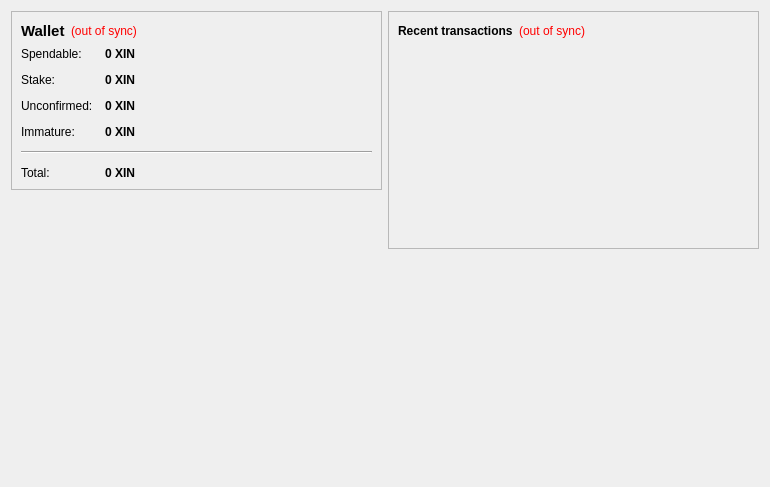
<?xml version="1.0" encoding="UTF-8"?>
<ui version="4.0">
 <class>OverviewPage</class>
 <widget class="QWidget" name="OverviewPage">
  <property name="geometry">
   <rect>
    <x>0</x>
    <y>0</y>
    <width>770</width>
    <height>487</height>
   </rect>
  </property>
  <property name="windowTitle">
   <string>Form</string>
  </property>
  <layout class="QHBoxLayout" name="horizontalLayout" stretch="1,1">
   <item>
    <layout class="QVBoxLayout" name="verticalLayout_2">
     <item>
      <widget class="QFrame" name="frame">
       <property name="frameShape">
        <enum>QFrame::StyledPanel</enum>
       </property>
       <property name="frameShadow">
        <enum>QFrame::Raised</enum>
       </property>
       <layout class="QVBoxLayout" name="verticalLayout_4">
        <item>
         <layout class="QHBoxLayout" name="horizontalLayout_4">
          <item>
           <widget class="QLabel" name="label_5">
            <property name="font">
             <font>
              <pointsize>11</pointsize>
              <weight>75</weight>
              <bold>true</bold>
             </font>
            </property>
            <property name="text">
             <string>Wallet</string>
            </property>
           </widget>
          </item>
          <item>
           <widget class="QLabel" name="labelWalletStatus">
            <property name="toolTip">
             <string>The displayed information may be out of date. Your wallet automatically synchronizes with the icoin network after a connection is established, but this process has not completed yet.</string>
            </property>
            <property name="styleSheet">
             <string notr="true">QLabel { color: red; }</string>
            </property>
            <property name="text">
             <string notr="true">(out of sync)</string>
            </property>
            <property name="alignment">
             <set>Qt::AlignLeading|Qt::AlignLeft|Qt::AlignVCenter</set>
            </property>
           </widget>
          </item>
          <item>
           <spacer name="horizontalSpacer_2">
            <property name="orientation">
             <enum>Qt::Horizontal</enum>
            </property>
            <property name="sizeHint" stdset="0">
             <size>
              <width>40</width>
              <height>20</height>
             </size>
            </property>
           </spacer>
          </item>
         </layout>
        </item>
        <item>
         <layout class="QFormLayout" name="formLayout_2">
          <property name="fieldGrowthPolicy">
           <enum>QFormLayout::AllNonFixedFieldsGrow</enum>
          </property>
          <property name="horizontalSpacing">
           <number>12</number>
          </property>
          <property name="verticalSpacing">
           <number>12</number>
          </property>
          <item row="0" column="0">
           <widget class="QLabel" name="label">
            <property name="text">
             <string>Spendable:</string>
            </property>
           </widget>
          </item>
          <item row="0" column="1">
           <widget class="QLabel" name="labelBalance">
            <property name="font">
             <font>
              <weight>75</weight>
              <bold>true</bold>
             </font>
            </property>
            <property name="cursor">
             <cursorShape>IBeamCursor</cursorShape>
            </property>
            <property name="toolTip">
             <string>Your current spendable balance</string>
            </property>
            <property name="text">
             <string notr="true">0 XIN</string>
            </property>
            <property name="textInteractionFlags">
             <set>Qt::LinksAccessibleByMouse|Qt::TextSelectableByKeyboard|Qt::TextSelectableByMouse</set>
            </property>
           </widget>
          </item>
          <item row="1" column="0">
           <widget class="QLabel" name="label_6">
            <property name="text">
             <string>Stake:</string>
            </property>
           </widget>
          </item>
          <item row="1" column="1">
           <widget class="QLabel" name="labelStake">
            <property name="font">
             <font>
              <weight>75</weight>
              <bold>true</bold>
             </font>
            </property>
            <property name="cursor">
             <cursorShape>IBeamCursor</cursorShape>
            </property>
            <property name="toolTip">
             <string>Total of coins that was staked, and do not yet count toward the current balance</string>
            </property>
            <property name="text">
             <string notr="true">0 XIN</string>
            </property>
            <property name="textInteractionFlags">
             <set>Qt::LinksAccessibleByMouse|Qt::TextSelectableByKeyboard|Qt::TextSelectableByMouse</set>
            </property>
           </widget>
          </item>
          <item row="2" column="0">
           <widget class="QLabel" name="label_3">
            <property name="text">
             <string>Unconfirmed:</string>
            </property>
           </widget>
          </item>
          <item row="2" column="1">
           <widget class="QLabel" name="labelUnconfirmed">
            <property name="font">
             <font>
              <weight>75</weight>
              <bold>true</bold>
             </font>
            </property>
            <property name="cursor">
             <cursorShape>IBeamCursor</cursorShape>
            </property>
            <property name="toolTip">
             <string>Total of transactions that have yet to be confirmed, and do not yet count toward the current balance</string>
            </property>
            <property name="text">
             <string notr="true">0 XIN</string>
            </property>
            <property name="textInteractionFlags">
             <set>Qt::LinksAccessibleByMouse|Qt::TextSelectableByKeyboard|Qt::TextSelectableByMouse</set>
            </property>
           </widget>
          </item>
          <item row="3" column="0">
           <widget class="QLabel" name="labelImmatureText">
            <property name="text">
             <string>Immature:</string>
            </property>
           </widget>
          </item>
          <item row="3" column="1">
           <widget class="QLabel" name="labelImmature">
            <property name="font">
             <font>
              <weight>75</weight>
              <bold>true</bold>
             </font>
            </property>
            <property name="toolTip">
             <string>Mined balance that has not yet matured</string>
            </property>
            <property name="text">
             <string notr="true">0 XIN</string>
            </property>
            <property name="textInteractionFlags">
             <set>Qt::LinksAccessibleByMouse|Qt::TextSelectableByKeyboard|Qt::TextSelectableByMouse</set>
            </property>
           </widget>
          </item>
          <item row="4" column="0" colspan="2">
           <widget class="Line" name="line">
            <property name="orientation">
             <enum>Qt::Horizontal</enum>
            </property>
           </widget>
          </item>
          <item row="5" column="0">
           <widget class="QLabel" name="labelTotalText">
            <property name="text">
             <string>Total:</string>
            </property>
           </widget>
          </item>
          <item row="5" column="1">
           <widget class="QLabel" name="labelTotal">
            <property name="font">
             <font>
              <weight>75</weight>
              <bold>true</bold>
             </font>
            </property>
            <property name="cursor">
             <cursorShape>IBeamCursor</cursorShape>
            </property>
            <property name="toolTip">
             <string>Your current total balance</string>
            </property>
            <property name="text">
             <string notr="true">0 XIN</string>
            </property>
            <property name="textInteractionFlags">
             <set>Qt::LinksAccessibleByMouse|Qt::TextSelectableByKeyboard|Qt::TextSelectableByMouse</set>
            </property>
           </widget>
          </item>
         </layout>
        </item>
       </layout>
      </widget>
     </item>
     <item>
      <spacer name="verticalSpacer">
       <property name="orientation">
        <enum>Qt::Vertical</enum>
       </property>
       <property name="sizeHint" stdset="0">
        <size>
         <width>20</width>
         <height>40</height>
        </size>
       </property>
      </spacer>
     </item>
     <item>
      <widget class="QLabel" name="label_2">
       <property name="autoFillBackground">
        <bool>true</bool>
       </property>
       <property name="text">
        <string/>
       </property>
       <property name="pixmap">
        <pixmap>:/icons/drmbg</pixmap>
       </property>
       <property name="scaledContents">
        <bool>false</bool>
       </property>
       <property name="margin">
        <number>0</number>
       </property>
      </widget>
     </item>
    </layout>
   </item>
   <item>
    <layout class="QVBoxLayout" name="verticalLayout_3">
     <item>
      <widget class="QFrame" name="frame_2">
       <property name="frameShape">
        <enum>QFrame::StyledPanel</enum>
       </property>
       <property name="frameShadow">
        <enum>QFrame::Raised</enum>
       </property>
       <layout class="QVBoxLayout" name="verticalLayout">
        <item>
         <layout class="QHBoxLayout" name="horizontalLayout_2">
          <item>
           <widget class="QLabel" name="label_4">
            <property name="text">
             <string>&lt;b&gt;Recent transactions&lt;/b&gt;</string>
            </property>
           </widget>
          </item>
          <item>
           <widget class="QLabel" name="labelTransactionsStatus">
            <property name="toolTip">
             <string>The displayed information may be out of date. Your wallet automatically synchronizes with the icoin network after a connection is established, but this process has not completed yet.</string>
            </property>
            <property name="styleSheet">
             <string notr="true">QLabel { color: red; }</string>
            </property>
            <property name="text">
             <string notr="true">(out of sync)</string>
            </property>
            <property name="alignment">
             <set>Qt::AlignRight|Qt::AlignTrailing|Qt::AlignVCenter</set>
            </property>
           </widget>
          </item>
          <item>
           <spacer name="horizontalSpacer">
            <property name="orientation">
             <enum>Qt::Horizontal</enum>
            </property>
            <property name="sizeHint" stdset="0">
             <size>
              <width>40</width>
              <height>20</height>
             </size>
            </property>
           </spacer>
          </item>
         </layout>
        </item>
        <item>
         <widget class="QListView" name="listTransactions">
          <property name="styleSheet">
           <string notr="true">QListView { background: transparent; }</string>
          </property>
          <property name="frameShape">
           <enum>QFrame::NoFrame</enum>
          </property>
          <property name="verticalScrollBarPolicy">
           <enum>Qt::ScrollBarAlwaysOff</enum>
          </property>
          <property name="horizontalScrollBarPolicy">
           <enum>Qt::ScrollBarAlwaysOff</enum>
          </property>
          <property name="selectionMode">
           <enum>QAbstractItemView::NoSelection</enum>
          </property>
         </widget>
        </item>
       </layout>
      </widget>
     </item>
     <item>
      <spacer name="verticalSpacer_2">
       <property name="orientation">
        <enum>Qt::Vertical</enum>
       </property>
       <property name="sizeHint" stdset="0">
        <size>
         <width>20</width>
         <height>40</height>
        </size>
       </property>
      </spacer>
     </item>
    </layout>
   </item>
  </layout>
 </widget>
 <resources/>
 <connections/>
</ui>
